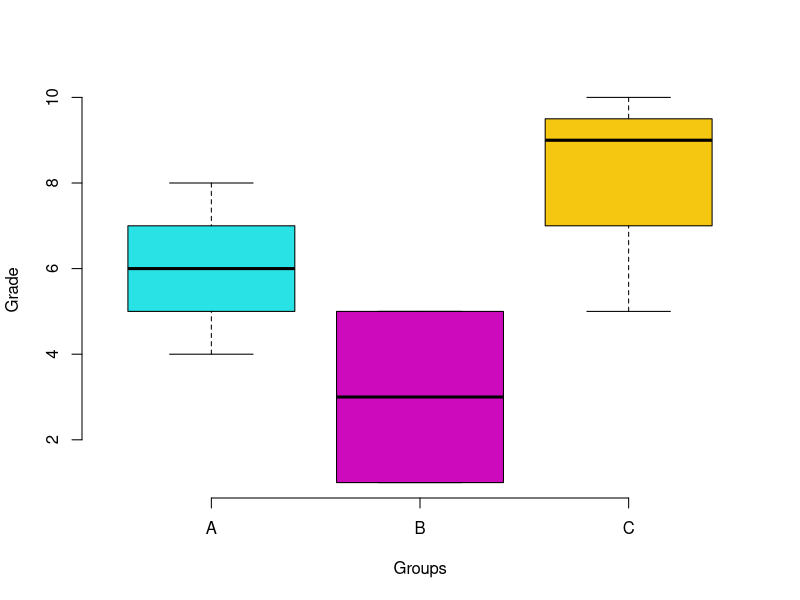
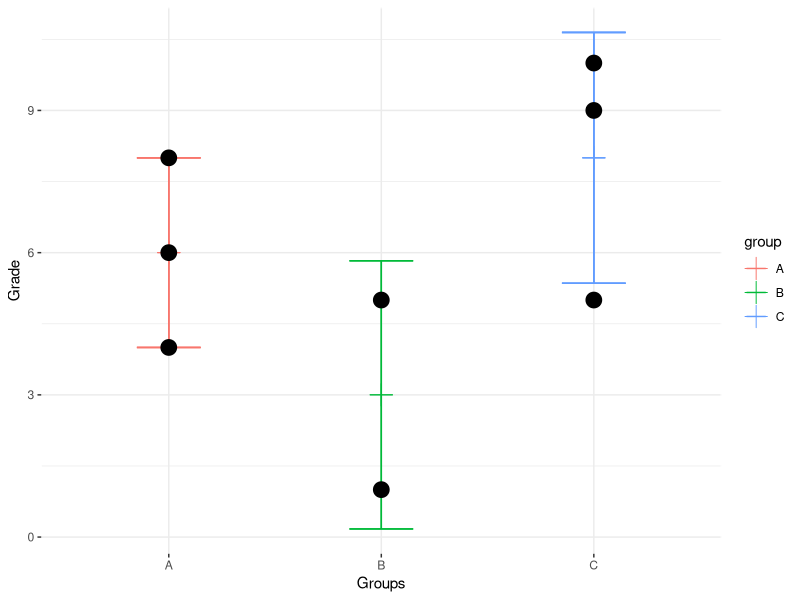
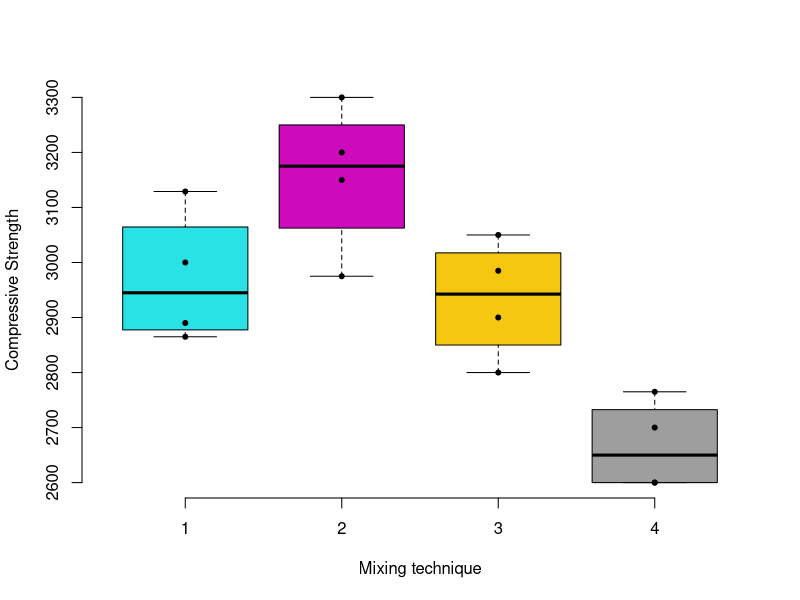
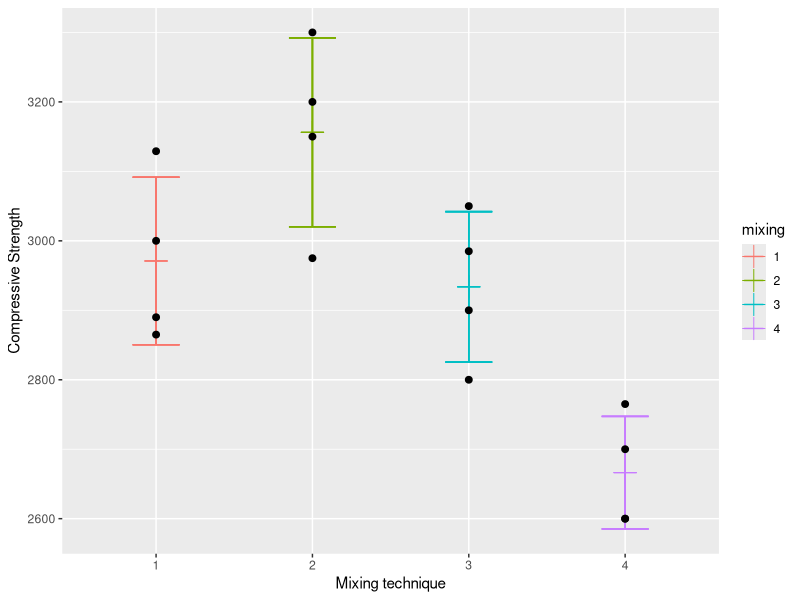

These figures' R source, in order: (Note: this script raises an error after producing the figures.)
## Set working directory or open Open-To-Compile.Rproj
setwd("~/Data/github/AGLM/Assignment1")

#####  Task 1  #####

a <- -498.683 / 140.988
b <- 4.885 * 6.677
c <- 9.112 / 6.900
d <- 1841257.15 / (1 - 0.5708)
e <- d - 1841257.15
f = (e / 2) / (181257.15 / (51-(2+1)) )
p = pf(f,2,48,lower.tail = FALSE)

1-pt(3,1000)

##### Task 2 #####

library(dplyr)
library(ggplot2)

X <- data.frame("grade" = c(4,6,8,1,5,9,10,5), "group" = c("A","A","A","B","B","C","C","C"))
X2 <- data.frame("grade" = c(4,6,8,9,5,9,10,5), "group" = c("A","A","A","B","B","C","C","C"))
X3 <- data.frame("grade" = c(5,6,7,1.73,4.27,9.6,8,6.4), "group" = c("A","A","A","B","B","C","C","C"))
set.seed(352144)
X4 <- data.frame("grade" = c(rnorm(30,6,2),rnorm(20,3,2.83),rnorm(30,8,2.65)),"group" = c(rep(c("A","B","C"),c(30,20,30)))  )
str(X)
out = group_by(X, group) %>% summarise( count = n(), mean = mean(grade), var = var(grade), sd = sd(grade))
print(data.frame(out))

boxplot(grade ~ group, data=X, col=5:7, frame = FALSE, xlab = "Groups", ylab="Grade")
points(grade ~ group, data=X,pch=20)

Xplot <- X
out = group_by(X, group) %>% summarise( count = n(), mean = mean(grade), var = var(grade), sd = sd(grade))
Xplot$mean <- c(rep(out$mean[1],3),rep(out$mean[2],2),rep(out$mean[3],3))
Xplot$sd <- c(rep(out$sd[1],3),rep(out$sd[2],2),rep(out$sd[3],3))
ggplot(Xplot) +
  geom_errorbar(aes(x= group, ymin= mean-sd, ymax = mean+sd, width=0.3, color=group)) +
  geom_point(aes(x=group, y= mean, color=group),size=5,shape=3) +
  geom_point(aes(x = group, y = grade), size=5) +
  xlab("Groups") +
  ylab("Grade") +
  theme_bw() +
  theme(axis.line = element_line(colour = "grey", size=0), panel.border = element_rect(colour = "white"))


fit <- aov(grade ~ group, data = X)
summary(fit)
#As the p-value is more than the significance level 0.05, we cannot conclude that there are significant differences between the groups highlighted with in the model summary.

fit2 <- aov(grade ~ group, data = X2)
summary(fit2)

fit3 <- aov(grade ~ group, data = X3)
summary(fit3)

fit4 <- aov(grade ~ group, data = X4)
summary(fit4)

##### Task 3 #####

X <- data.frame("strength"=c(3129,3000,2865,2890,3200,3300,2975,3150,2800,2900,2985,3050,2600,2700,2600,2765),"mixing"=rep(c("1","2","3","4"),c(4,4,4,4)) )

boxplot(strength ~ mixing,data=X, xlab="Mixing technique", ylab="Compressive Strength", frame=FALSE, col=5:8)
points(strength ~ mixing, data=X,pch=20)

out = group_by(X, mixing) %>% summarise( count = n(), mean = mean(strength), var = var(strength), sd = sd(strength))
(Xsummary = data.frame(out))

Xplot <- X
Xplot$mean <- c(rep(out$mean[1],4),rep(out$mean[2],4),rep(out$mean[3],4),rep(out$mean[4],4))
Xplot$sd <- c(rep(out$sd[1],4),rep(out$sd[2],4),rep(out$sd[3],4),rep(out$sd[4],4))
ggplot(Xplot) +
  geom_errorbar(aes(x= mixing, ymin= mean-sd, ymax = mean+sd, width=0.3, color=mixing)) +
  geom_point(aes(x= mixing, y= mean, color=mixing),size=5,shape=3) +
  geom_point(aes(x = mixing, y = strength), size=2) +
  xlab("Mixing technique") +
  ylab("Compressive Strength")

fit <- aov(strength ~ mixing, data = X)
summary(fit)

## BELOW VALID ONLY IF THERE IS SIGNIFICANCE OF DIFFERENT GROUP MEANS!!
# Multiple pairwise-comparison between the means of groups
# In one-way ANOVA test, a significant p-value indicates that some of the group means are different, but we don’t know which pairs of groups are different.
# It’s possible to perform multiple pairwise-comparison, to determine if the mean difference between specific pairs of group are statistically significant.


library(multcomp)
summary(glht(fit, linfct = mcp(mixing = "Tukey")))

plot(fit)

##### Task 4 #####

munich <- read.csv("munich.csv", header=TRUE, fill=FALSE, sep = ",")
munich$location <- factor(munich$location)
str(munich)
summary(munich)

fit1 <- lm(rent ~ ., data=munich)
summary(fit2)

fit2 <- lm(rent ~ . + location:area, data=munich)
summary(fit2)

par(mfrow=c(2,2))
plot(fit2)
par(mfrow=c(1,1))

fit3 <- lm(rent ~ area, data=munich)
summary(fit3)

plot(rent ~ area, data=munich, pch=20)
abline(fit3,col=2)
